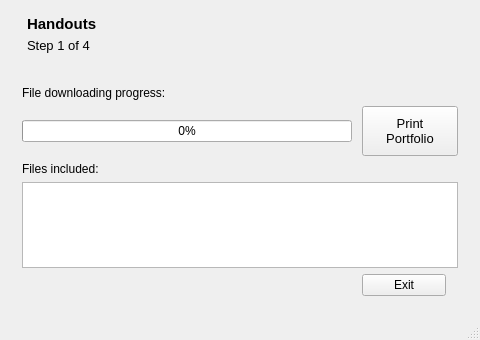
<?xml version="1.0" encoding="UTF-8"?>
<ui version="4.0">
 <class>MainWindow</class>
 <widget class="QMainWindow" name="MainWindow">
  <property name="windowModality">
   <enum>Qt::ApplicationModal</enum>
  </property>
  <property name="geometry">
   <rect>
    <x>0</x>
    <y>0</y>
    <width>480</width>
    <height>340</height>
   </rect>
  </property>
  <property name="sizePolicy">
   <sizepolicy hsizetype="Preferred" vsizetype="Maximum">
    <horstretch>0</horstretch>
    <verstretch>0</verstretch>
   </sizepolicy>
  </property>
  <property name="minimumSize">
   <size>
    <width>480</width>
    <height>340</height>
   </size>
  </property>
  <property name="maximumSize">
   <size>
    <width>480</width>
    <height>460</height>
   </size>
  </property>
  <property name="windowTitle">
   <string>Portfolio</string>
  </property>
  <property name="styleSheet">
   <string notr="true"/>
  </property>
  <widget class="QWidget" name="centralWidget">
   <property name="maximumSize">
    <size>
     <width>480</width>
     <height>16777215</height>
    </size>
   </property>
   <property name="styleSheet">
    <string notr="true">QWidget#centralWidget{
	background: url(:/images/background.png) 0px 0px repeat-x;
}</string>
   </property>
   <layout class="QVBoxLayout" name="verticalLayout">
    <property name="topMargin">
     <number>9</number>
    </property>
    <item>
     <widget class="QFrame" name="frame">
      <property name="minimumSize">
       <size>
        <width>0</width>
        <height>60</height>
       </size>
      </property>
      <property name="frameShape">
       <enum>QFrame::NoFrame</enum>
      </property>
      <property name="frameShadow">
       <enum>QFrame::Raised</enum>
      </property>
      <property name="lineWidth">
       <number>1</number>
      </property>
      <widget class="QLabel" name="lblTask">
       <property name="geometry">
        <rect>
         <x>16</x>
         <y>2</y>
         <width>311</width>
         <height>26</height>
        </rect>
       </property>
       <property name="font">
        <font>
         <family>Arial</family>
         <pointsize>11</pointsize>
         <weight>75</weight>
         <bold>true</bold>
        </font>
       </property>
       <property name="text">
        <string>Handouts</string>
       </property>
      </widget>
      <widget class="QLabel" name="label_9">
       <property name="geometry">
        <rect>
         <x>401</x>
         <y>5</y>
         <width>46</width>
         <height>41</height>
        </rect>
       </property>
       <property name="text">
        <string/>
       </property>
       <property name="pixmap">
        <pixmap resource="rsc.qrc">:/images/pdf.png</pixmap>
       </property>
      </widget>
      <widget class="QLabel" name="lblSteps">
       <property name="geometry">
        <rect>
         <x>16</x>
         <y>28</y>
         <width>111</width>
         <height>16</height>
        </rect>
       </property>
       <property name="font">
        <font>
         <family>Arial</family>
         <pointsize>10</pointsize>
        </font>
       </property>
       <property name="text">
        <string>Step 1 of 4</string>
       </property>
      </widget>
     </widget>
    </item>
    <item>
     <widget class="QStackedWidget" name="stackedWidget">
      <property name="sizePolicy">
       <sizepolicy hsizetype="Preferred" vsizetype="Expanding">
        <horstretch>0</horstretch>
        <verstretch>0</verstretch>
       </sizepolicy>
      </property>
      <property name="maximumSize">
       <size>
        <width>483</width>
        <height>16777215</height>
       </size>
      </property>
      <property name="currentIndex">
       <number>4</number>
      </property>
      <widget class="QWidget" name="page">
       <layout class="QGridLayout" name="gridLayout_4">
        <item row="4" column="1" colspan="3">
         <widget class="QRadioButton" name="radioButton">
          <property name="font">
           <font>
            <family>Arial</family>
           </font>
          </property>
          <property name="text">
           <string>No, do not include the handouts.</string>
          </property>
         </widget>
        </item>
        <item row="3" column="1" colspan="3">
         <widget class="QRadioButton" name="radioButtonHandouts">
          <property name="maximumSize">
           <size>
            <width>209</width>
            <height>16777215</height>
           </size>
          </property>
          <property name="font">
           <font>
            <family>Arial</family>
           </font>
          </property>
          <property name="text">
           <string>Yes, download and print the handouts.</string>
          </property>
          <property name="checked">
           <bool>true</bool>
          </property>
         </widget>
        </item>
        <item row="3" column="0">
         <spacer name="horizontalSpacer_3">
          <property name="orientation">
           <enum>Qt::Horizontal</enum>
          </property>
          <property name="sizeHint" stdset="0">
           <size>
            <width>30</width>
            <height>20</height>
           </size>
          </property>
         </spacer>
        </item>
        <item row="1" column="0" colspan="8">
         <widget class="QLabel" name="label_2">
          <property name="minimumSize">
           <size>
            <width>0</width>
            <height>50</height>
           </size>
          </property>
          <property name="maximumSize">
           <size>
            <width>16777215</width>
            <height>100</height>
           </size>
          </property>
          <property name="font">
           <font>
            <family>Arial</family>
           </font>
          </property>
          <property name="text">
           <string>Do you want to include the handouts in the printing?</string>
          </property>
         </widget>
        </item>
        <item row="5" column="0" colspan="8">
         <spacer name="verticalSpacer_4">
          <property name="orientation">
           <enum>Qt::Vertical</enum>
          </property>
          <property name="sizeHint" stdset="0">
           <size>
            <width>20</width>
            <height>40</height>
           </size>
          </property>
         </spacer>
        </item>
        <item row="6" column="1">
         <spacer name="horizontalSpacer_6">
          <property name="orientation">
           <enum>Qt::Horizontal</enum>
          </property>
          <property name="sizeHint" stdset="0">
           <size>
            <width>40</width>
            <height>20</height>
           </size>
          </property>
         </spacer>
        </item>
        <item row="6" column="3">
         <spacer name="horizontalSpacer">
          <property name="orientation">
           <enum>Qt::Horizontal</enum>
          </property>
          <property name="sizeHint" stdset="0">
           <size>
            <width>40</width>
            <height>20</height>
           </size>
          </property>
         </spacer>
        </item>
        <item row="6" column="4">
         <spacer name="horizontalSpacer_5">
          <property name="orientation">
           <enum>Qt::Horizontal</enum>
          </property>
          <property name="sizeHint" stdset="0">
           <size>
            <width>40</width>
            <height>20</height>
           </size>
          </property>
         </spacer>
        </item>
        <item row="6" column="6">
         <widget class="QPushButton" name="btnExit_1">
          <property name="font">
           <font>
            <family>Arial</family>
           </font>
          </property>
          <property name="text">
           <string>&amp;Exit</string>
          </property>
         </widget>
        </item>
        <item row="6" column="5">
         <widget class="QPushButton" name="btnNext_1">
          <property name="font">
           <font>
            <family>Arial</family>
           </font>
          </property>
          <property name="text">
           <string>&amp;Next</string>
          </property>
         </widget>
        </item>
       </layout>
      </widget>
      <widget class="QWidget" name="page_2">
       <layout class="QGridLayout" name="gridLayout_5">
        <item row="6" column="7">
         <widget class="QPushButton" name="btnExit_2">
          <property name="font">
           <font>
            <family>Arial</family>
           </font>
          </property>
          <property name="text">
           <string>&amp;Exit</string>
          </property>
         </widget>
        </item>
        <item row="6" column="4" colspan="2">
         <spacer name="horizontalSpacer_2">
          <property name="orientation">
           <enum>Qt::Horizontal</enum>
          </property>
          <property name="sizeHint" stdset="0">
           <size>
            <width>40</width>
            <height>20</height>
           </size>
          </property>
         </spacer>
        </item>
        <item row="0" column="0" colspan="8">
         <widget class="QLabel" name="labelLoginTitle_2">
          <property name="minimumSize">
           <size>
            <width>0</width>
            <height>50</height>
           </size>
          </property>
          <property name="font">
           <font>
            <family>Arial</family>
           </font>
          </property>
          <property name="text">
           <string>Please enter your user information. You have to login in order to continue.</string>
          </property>
         </widget>
        </item>
        <item row="2" column="4">
         <widget class="QLineEdit" name="lineEditUsername">
          <property name="minimumSize">
           <size>
            <width>140</width>
            <height>0</height>
           </size>
          </property>
          <property name="maximumSize">
           <size>
            <width>140</width>
            <height>24</height>
           </size>
          </property>
          <property name="font">
           <font>
            <pointsize>9</pointsize>
            <weight>50</weight>
            <bold>false</bold>
           </font>
          </property>
         </widget>
        </item>
        <item row="3" column="4">
         <widget class="QLineEdit" name="lineEditPassword">
          <property name="minimumSize">
           <size>
            <width>140</width>
            <height>0</height>
           </size>
          </property>
          <property name="maximumSize">
           <size>
            <width>140</width>
            <height>24</height>
           </size>
          </property>
          <property name="font">
           <font>
            <pointsize>9</pointsize>
            <weight>50</weight>
            <bold>false</bold>
           </font>
          </property>
          <property name="echoMode">
           <enum>QLineEdit::Password</enum>
          </property>
         </widget>
        </item>
        <item row="2" column="2" colspan="2">
         <widget class="QLabel" name="labelUsername_2">
          <property name="font">
           <font>
            <family>Arial</family>
           </font>
          </property>
          <property name="text">
           <string>Username</string>
          </property>
         </widget>
        </item>
        <item row="3" column="2" colspan="2">
         <widget class="QLabel" name="labelPassword_2">
          <property name="font">
           <font>
            <family>Arial</family>
           </font>
          </property>
          <property name="text">
           <string>Password</string>
          </property>
         </widget>
        </item>
        <item row="3" column="0">
         <spacer name="horizontalSpacer_7">
          <property name="orientation">
           <enum>Qt::Horizontal</enum>
          </property>
          <property name="sizeHint" stdset="0">
           <size>
            <width>40</width>
            <height>20</height>
           </size>
          </property>
         </spacer>
        </item>
        <item row="4" column="2" colspan="5">
         <widget class="QLabel" name="lblForgotenPassword">
          <property name="minimumSize">
           <size>
            <width>30</width>
            <height>20</height>
           </size>
          </property>
          <property name="font">
           <font>
            <family>Arial</family>
           </font>
          </property>
          <property name="styleSheet">
           <string notr="true">color:rgb(3, 180, 255)</string>
          </property>
          <property name="text">
           <string/>
          </property>
         </widget>
        </item>
        <item row="2" column="5">
         <spacer name="horizontalSpacer_8">
          <property name="orientation">
           <enum>Qt::Horizontal</enum>
          </property>
          <property name="sizeHint" stdset="0">
           <size>
            <width>40</width>
            <height>20</height>
           </size>
          </property>
         </spacer>
        </item>
        <item row="6" column="6">
         <widget class="QPushButton" name="btnNext_2">
          <property name="font">
           <font>
            <family>Arial</family>
           </font>
          </property>
          <property name="text">
           <string>&amp;Next</string>
          </property>
         </widget>
        </item>
        <item row="5" column="2" colspan="6">
         <widget class="QLabel" name="lblLoginFail">
          <property name="enabled">
           <bool>true</bool>
          </property>
          <property name="minimumSize">
           <size>
            <width>0</width>
            <height>20</height>
           </size>
          </property>
          <property name="font">
           <font>
            <family>Arial</family>
            <weight>50</weight>
            <bold>false</bold>
           </font>
          </property>
          <property name="styleSheet">
           <string notr="true">font-weight: normal;
color: rgb(255, 0, 0)</string>
          </property>
          <property name="text">
           <string/>
          </property>
         </widget>
        </item>
       </layout>
      </widget>
      <widget class="QWidget" name="page_2b">
       <widget class="QPushButton" name="btnExit_2b">
        <property name="geometry">
         <rect>
          <x>352</x>
          <y>183</y>
          <width>75</width>
          <height>23</height>
         </rect>
        </property>
        <property name="font">
         <font>
          <family>Arial</family>
         </font>
        </property>
        <property name="text">
         <string>&amp;Exit</string>
        </property>
       </widget>
       <widget class="QLabel" name="label">
        <property name="geometry">
         <rect>
          <x>21</x>
          <y>13</y>
          <width>401</width>
          <height>21</height>
         </rect>
        </property>
        <property name="minimumSize">
         <size>
          <width>0</width>
          <height>0</height>
         </size>
        </property>
        <property name="font">
         <font>
          <family>Arial</family>
         </font>
        </property>
        <property name="text">
         <string>Please login with your user data or select an assignment for all users.</string>
        </property>
       </widget>
       <widget class="QLineEdit" name="lineEditUsername2b">
        <property name="geometry">
         <rect>
          <x>53</x>
          <y>67</y>
          <width>131</width>
          <height>22</height>
         </rect>
        </property>
        <property name="minimumSize">
         <size>
          <width>0</width>
          <height>0</height>
         </size>
        </property>
        <property name="maximumSize">
         <size>
          <width>1000</width>
          <height>25</height>
         </size>
        </property>
        <property name="font">
         <font>
          <pointsize>9</pointsize>
          <weight>50</weight>
          <bold>false</bold>
         </font>
        </property>
       </widget>
       <widget class="QLineEdit" name="lineEditPassword2b">
        <property name="geometry">
         <rect>
          <x>53</x>
          <y>106</y>
          <width>131</width>
          <height>22</height>
         </rect>
        </property>
        <property name="minimumSize">
         <size>
          <width>0</width>
          <height>0</height>
         </size>
        </property>
        <property name="maximumSize">
         <size>
          <width>1000</width>
          <height>25</height>
         </size>
        </property>
        <property name="font">
         <font>
          <pointsize>9</pointsize>
          <weight>50</weight>
          <bold>false</bold>
         </font>
        </property>
        <property name="echoMode">
         <enum>QLineEdit::Password</enum>
        </property>
       </widget>
       <widget class="QLabel" name="label_3">
        <property name="geometry">
         <rect>
          <x>55</x>
          <y>50</y>
          <width>71</width>
          <height>16</height>
         </rect>
        </property>
        <property name="font">
         <font>
          <family>Arial</family>
         </font>
        </property>
        <property name="text">
         <string>Username</string>
        </property>
       </widget>
       <widget class="QLabel" name="label_4">
        <property name="geometry">
         <rect>
          <x>55</x>
          <y>90</y>
          <width>71</width>
          <height>16</height>
         </rect>
        </property>
        <property name="font">
         <font>
          <family>Arial</family>
         </font>
        </property>
        <property name="text">
         <string>Password</string>
        </property>
       </widget>
       <widget class="QLabel" name="lblForgotenPassword_2b">
        <property name="geometry">
         <rect>
          <x>47</x>
          <y>161</y>
          <width>151</width>
          <height>20</height>
         </rect>
        </property>
        <property name="minimumSize">
         <size>
          <width>30</width>
          <height>20</height>
         </size>
        </property>
        <property name="styleSheet">
         <string notr="true">color:rgb(3, 180, 255)</string>
        </property>
        <property name="text">
         <string/>
        </property>
       </widget>
       <widget class="QPushButton" name="btnLogin">
        <property name="geometry">
         <rect>
          <x>81</x>
          <y>134</y>
          <width>75</width>
          <height>23</height>
         </rect>
        </property>
        <property name="font">
         <font>
          <family>Arial</family>
         </font>
        </property>
        <property name="text">
         <string>&amp;Login</string>
        </property>
       </widget>
       <widget class="QLabel" name="lblLoginFail_2b">
        <property name="enabled">
         <bool>true</bool>
        </property>
        <property name="geometry">
         <rect>
          <x>43</x>
          <y>182</y>
          <width>151</width>
          <height>20</height>
         </rect>
        </property>
        <property name="minimumSize">
         <size>
          <width>0</width>
          <height>20</height>
         </size>
        </property>
        <property name="styleSheet">
         <string notr="true">font-weight: normal;
color: rgb(206, 0, 0)</string>
        </property>
        <property name="text">
         <string/>
        </property>
       </widget>
       <widget class="Line" name="line">
        <property name="geometry">
         <rect>
          <x>210</x>
          <y>48</y>
          <width>20</width>
          <height>148</height>
         </rect>
        </property>
        <property name="orientation">
         <enum>Qt::Vertical</enum>
        </property>
       </widget>
       <widget class="QPushButton" name="btnNext_2b">
        <property name="geometry">
         <rect>
          <x>279</x>
          <y>134</y>
          <width>75</width>
          <height>23</height>
         </rect>
        </property>
        <property name="font">
         <font>
          <family>Arial</family>
         </font>
        </property>
        <property name="text">
         <string>&amp;Next</string>
        </property>
       </widget>
       <widget class="QComboBox" name="cmbAssignments">
        <property name="geometry">
         <rect>
          <x>302</x>
          <y>72</y>
          <width>51</width>
          <height>22</height>
         </rect>
        </property>
       </widget>
       <widget class="QLabel" name="label_8">
        <property name="geometry">
         <rect>
          <x>260</x>
          <y>51</y>
          <width>141</width>
          <height>16</height>
         </rect>
        </property>
        <property name="font">
         <font>
          <family>Arial</family>
         </font>
        </property>
        <property name="text">
         <string>Select the assignment:</string>
        </property>
       </widget>
       <widget class="QLabel" name="label_10">
        <property name="geometry">
         <rect>
          <x>280</x>
          <y>77</y>
          <width>31</width>
          <height>16</height>
         </rect>
        </property>
        <property name="font">
         <font>
          <family>Arial</family>
         </font>
        </property>
        <property name="text">
         <string>ID:</string>
        </property>
       </widget>
      </widget>
      <widget class="QWidget" name="page_3">
       <layout class="QGridLayout" name="gridLayout">
        <item row="6" column="5">
         <widget class="QPushButton" name="btnExit_3">
          <property name="font">
           <font>
            <family>Arial</family>
           </font>
          </property>
          <property name="text">
           <string>&amp;Exit</string>
          </property>
         </widget>
        </item>
        <item row="6" column="1" colspan="3">
         <spacer name="horizontalSpacer_4">
          <property name="orientation">
           <enum>Qt::Horizontal</enum>
          </property>
          <property name="sizeHint" stdset="0">
           <size>
            <width>40</width>
            <height>20</height>
           </size>
          </property>
         </spacer>
        </item>
        <item row="6" column="4">
         <widget class="QPushButton" name="btnNext_3">
          <property name="font">
           <font>
            <family>Arial</family>
           </font>
          </property>
          <property name="text">
           <string>&amp;Next</string>
          </property>
         </widget>
        </item>
        <item row="4" column="1" colspan="5">
         <widget class="QTreeWidget" name="treeWidgetFiles">
          <column>
           <property name="text">
            <string notr="true">1</string>
           </property>
          </column>
         </widget>
        </item>
        <item row="3" column="1" colspan="5">
         <widget class="QLabel" name="label_5">
          <property name="sizePolicy">
           <sizepolicy hsizetype="Preferred" vsizetype="Preferred">
            <horstretch>0</horstretch>
            <verstretch>0</verstretch>
           </sizepolicy>
          </property>
          <property name="minimumSize">
           <size>
            <width>0</width>
            <height>60</height>
           </size>
          </property>
          <property name="font">
           <font>
            <family>Arial</family>
           </font>
          </property>
          <property name="text">
           <string>Select the files you want to include in your portfolio. If you don't do anything, the portfolio will include ALL of your handouts, assignments and forum posts. Click on a box to unselect all handouts, assignments and/or forum posts. Click on a triangle to view and unselect specific items.</string>
          </property>
          <property name="wordWrap">
           <bool>true</bool>
          </property>
         </widget>
        </item>
       </layout>
      </widget>
      <widget class="QWidget" name="page_4">
       <layout class="QGridLayout" name="gridLayout_2">
        <item row="0" column="0">
         <widget class="QLabel" name="label_6">
          <property name="font">
           <font>
            <family>Arial</family>
           </font>
          </property>
          <property name="text">
           <string>File downloading progress:</string>
          </property>
         </widget>
        </item>
        <item row="1" column="0">
         <widget class="QProgressBar" name="progressBar">
          <property name="minimumSize">
           <size>
            <width>330</width>
            <height>0</height>
           </size>
          </property>
          <property name="maximumSize">
           <size>
            <width>330</width>
            <height>16777215</height>
           </size>
          </property>
          <property name="value">
           <number>0</number>
          </property>
         </widget>
        </item>
        <item row="2" column="0">
         <spacer name="verticalSpacer">
          <property name="orientation">
           <enum>Qt::Vertical</enum>
          </property>
          <property name="sizeHint" stdset="0">
           <size>
            <width>20</width>
            <height>40</height>
           </size>
          </property>
         </spacer>
        </item>
        <item row="3" column="0">
         <widget class="QLabel" name="label_7">
          <property name="font">
           <font>
            <family>Arial</family>
           </font>
          </property>
          <property name="text">
           <string>Files included:</string>
          </property>
         </widget>
        </item>
        <item row="4" column="0" colspan="3">
         <widget class="QListWidget" name="listWidgetOutputStatus">
          <property name="minimumSize">
           <size>
            <width>332</width>
            <height>0</height>
           </size>
          </property>
          <property name="maximumSize">
           <size>
            <width>16777215</width>
            <height>16777215</height>
           </size>
          </property>
          <property name="selectionMode">
           <enum>QAbstractItemView::NoSelection</enum>
          </property>
          <property name="selectionBehavior">
           <enum>QAbstractItemView::SelectRows</enum>
          </property>
         </widget>
        </item>
        <item row="5" column="0">
         <spacer name="verticalSpacer_2">
          <property name="orientation">
           <enum>Qt::Vertical</enum>
          </property>
          <property name="sizeHint" stdset="0">
           <size>
            <width>20</width>
            <height>40</height>
           </size>
          </property>
         </spacer>
        </item>
        <item row="1" column="2">
         <widget class="QPushButton" name="btnPrint">
          <property name="sizePolicy">
           <sizepolicy hsizetype="Minimum" vsizetype="Fixed">
            <horstretch>50</horstretch>
            <verstretch>50</verstretch>
           </sizepolicy>
          </property>
          <property name="minimumSize">
           <size>
            <width>96</width>
            <height>50</height>
           </size>
          </property>
          <property name="maximumSize">
           <size>
            <width>96</width>
            <height>50</height>
           </size>
          </property>
          <property name="font">
           <font>
            <family>Arial</family>
            <pointsize>10</pointsize>
           </font>
          </property>
          <property name="text">
           <string>Print 
Portfolio</string>
          </property>
          <property name="iconSize">
           <size>
            <width>32</width>
            <height>32</height>
           </size>
          </property>
         </widget>
        </item>
        <item row="5" column="2">
         <widget class="QPushButton" name="btnExit_4">
          <property name="maximumSize">
           <size>
            <width>84</width>
            <height>16777215</height>
           </size>
          </property>
          <property name="font">
           <font>
            <family>Arial</family>
           </font>
          </property>
          <property name="text">
           <string>Exit</string>
          </property>
         </widget>
        </item>
        <item row="1" column="1">
         <spacer name="horizontalSpacer_9">
          <property name="orientation">
           <enum>Qt::Horizontal</enum>
          </property>
          <property name="sizeHint" stdset="0">
           <size>
            <width>40</width>
            <height>20</height>
           </size>
          </property>
         </spacer>
        </item>
       </layout>
      </widget>
     </widget>
    </item>
   </layout>
  </widget>
  <widget class="QMenuBar" name="menuBar">
   <property name="geometry">
    <rect>
     <x>0</x>
     <y>0</y>
     <width>480</width>
     <height>22</height>
    </rect>
   </property>
  </widget>
  <widget class="QStatusBar" name="statusBar"/>
 </widget>
 <layoutdefault spacing="6" margin="11"/>
 <resources>
  <include location="rsc.qrc"/>
 </resources>
 <connections/>
</ui>
